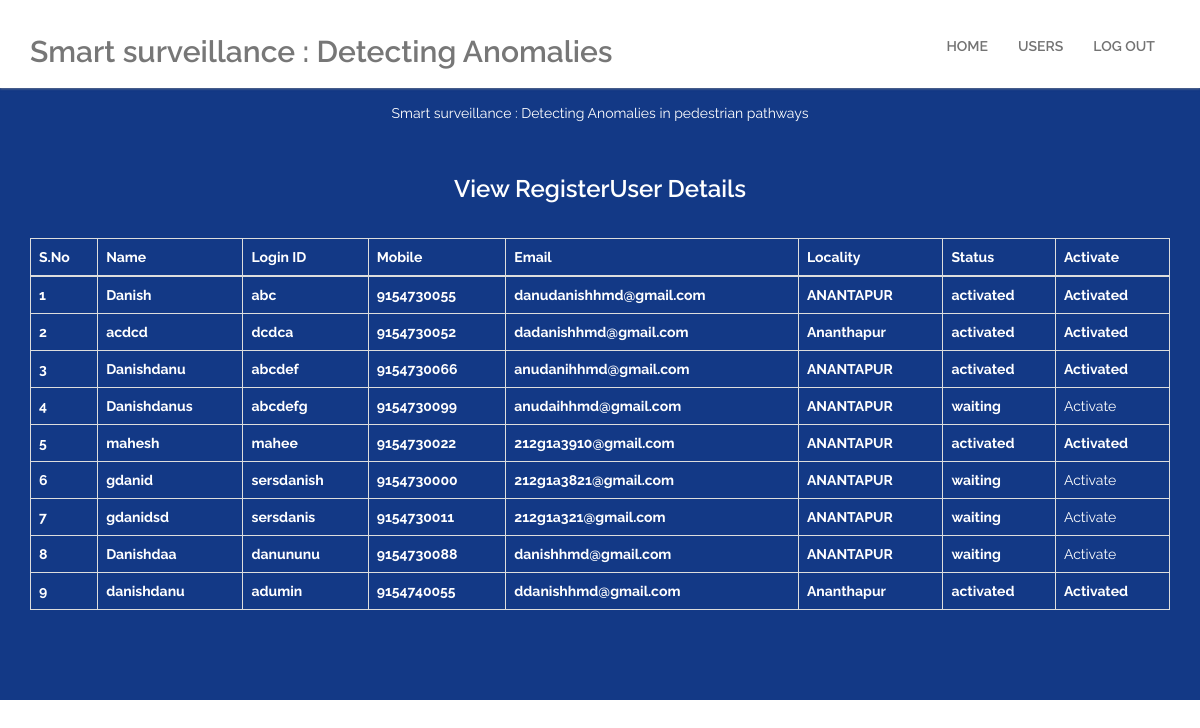
The page /AdminActivaUsers/?uid=3 on the database its author committed.
### users/models.py (models this page shows, shortened)
class UserRegistrationModel(models.Model):
    name = models.CharField(max_length=100)
    loginid = models.CharField(unique=True, max_length=100)
    password = models.CharField(max_length=100)
    mobile = models.CharField(unique=True, max_length=100)
    email = models.CharField(unique=True, max_length=100)
    locality = models.CharField(max_length=100)
    address = models.CharField(max_length=1000)
    city = models.CharField(max_length=100)
    state = models.CharField(max_length=100)
    status = models.CharField(max_length=100)
    class Meta:
        db_table = 'UserRegistrations'

### admins/views.py (the view)
# urls.py: path("AdminActivaUsers/", admins.AdminActivaUsers, name="AdminActivaUsers"),
def AdminActivaUsers(request):
    if request.method == 'GET':
        id = request.GET.get('uid')
        status = 'activated'
        print("PID = ", id, status)
        UserRegistrationModel.objects.filter(id=id).update(status=status)
        data = UserRegistrationModel.objects.all()
        return render(request, 'admins/RegisteredUsers.html', {'data': data})

### assets/templates/admins/RegisteredUsers.html (shortened to what this page needs)
{%extends 'admins/admin_base.html'%}
{%block contents%}
    <section id="pricing">
        <div class="container">
            <div class="section-header">
                <p class="wow fadeInDown">Smart surveillance : Detecting Anomalies in pedestrian pathways</p>
            </div>
        <h3 align="center" style="color:white;">View RegisterUser Details</h3></p><br>
        <table class="table table-bordered bg-light text-dark">
            <thead>
            <tr style="color:White;font-weight:bold;">
                <th>S.No</th>
                <th>Name</th>
                <th>Login ID</th>
                <th>Mobile</th>
                <th>Email</th>
                <th>Locality</th>
                <th>Status</th>
                <th>Activate</th>
            </tr>
            </thead>
            <tbody>
            {% for i in data %}
            <tr style="color:White;font-weight:bold;">
                <td>{{forloop.counter}}</td>
                <td>{{i.name}}</td>
                <td>{{i.loginid}}</td>
                <td>{{i.mobile}}</td>
                <td>{{i.email}}</td>
                <td>{{i.locality}}</td>
                <td>{{i.status}}</td>
                {% if i.status == 'waiting' %}
                <td><a class="btn-link" href="/AdminActivaUsers/?uid={{ i.id }}"
                       style="color:WHITE">Activate</a></td>
                {% else %}
                <td> Activated</td>
                {% endif %}
            </tr>
            {% endfor %}
            </tbody>
        </table>
        </div>
    </section>
{%endblock%}

### assets/static/css/styles.css (style rules this page uses)
body { padding-top: 100px; background: #fff; font-family: 'Raleway', sans-serif; font-weight: 400; color: #282828; line-height: 26px; padding: 0; }
h1, h2, h3, h4, h5, h6 { font-weight: 600; font-family: 'Raleway', sans-serif; }
a { color: #45aed6; -webkit-transition: color 400ms, background-color 400ms; -moz-transition: color 400ms, background-color 400ms; -o-transition: color 400ms, background-color 400ms; transition: color 400ms, background-color 400ms; }
.section-header { margin-bottom: 50px; }
.section-header p { text-align:center; color: #000000; }
#pricing h2, #pricing p { color:#fff !important; }
#pricing { padding: 100px 0 70px; background: #133986; }

### rows shown on the page
UserRegistrationModel: name "Danish", loginid "abc", mobile "9154730055", email "danudanishhmd@gmail.com", locality "ANANTAPUR", status "activated", shows "Activated"
UserRegistrationModel: name "acdcd", loginid "dcdca", mobile "9154730052", email "dadanishhmd@gmail.com", locality "Ananthapur", status "activated", shows "Activated"
UserRegistrationModel: name "Danishdanu", loginid "abcdef", mobile "9154730066", email "anudanihhmd@gmail.com", locality "ANANTAPUR", status "activated", shows "Activated"
UserRegistrationModel: name "Danishdanus", loginid "abcdefg", mobile "9154730099", email "anudaihhmd@gmail.com", locality "ANANTAPUR", status "waiting"
UserRegistrationModel: name "mahesh", loginid "mahee", mobile "9154730022", email "212g1a3910@gmail.com", locality "ANANTAPUR", status "activated", shows "Activated"
UserRegistrationModel: name "gdanid", loginid "sersdanish", mobile "9154730000", email "212g1a3821@gmail.com", locality "ANANTAPUR", status "waiting"
UserRegistrationModel: name "gdanidsd", loginid "sersdanis", mobile "9154730011", email "212g1a321@gmail.com", locality "ANANTAPUR", status "waiting"
UserRegistrationModel: name "Danishdaa", loginid "danununu", mobile "9154730088", email "danishhmd@gmail.com", locality "ANANTAPUR", status "waiting"
UserRegistrationModel: name "danishdanu", loginid "adumin", mobile "9154740055", email "ddanishhmd@gmail.com", locality "Ananthapur", status "activated", shows "Activated"
